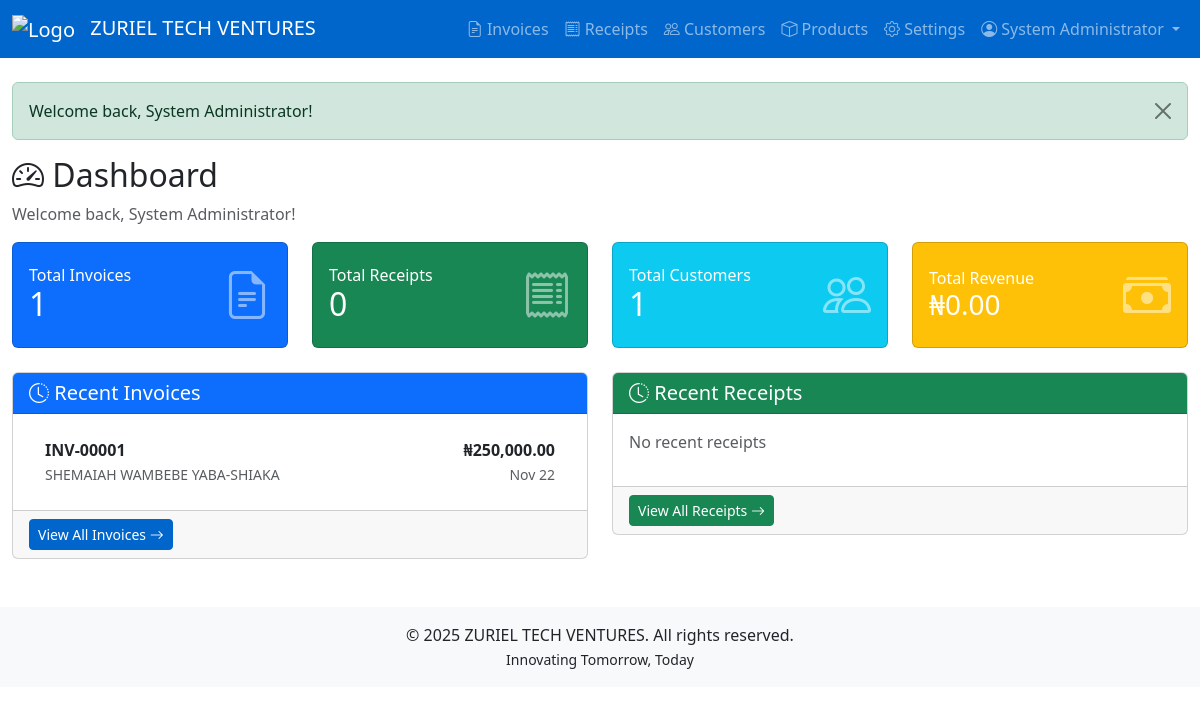
The app's page /dashboard (signed in) with its own data.
### tables this page shows
CREATE TABLE `invoices` (
  `id` int(11) NOT NULL,
  `invoice_number` varchar(50) NOT NULL,
  `customer_id` int(11) DEFAULT NULL,
  `customer_name` varchar(255) NOT NULL,
  `customer_address` text DEFAULT NULL,
  `invoice_date` date NOT NULL,
  `lpo_number` varchar(100) DEFAULT NULL,
  `subtotal` decimal(10,2) NOT NULL DEFAULT 0.00,
  `total` decimal(10,2) NOT NULL DEFAULT 0.00,
  `amount_in_words` text DEFAULT NULL,
  `invoice_type` enum('cash','credit') DEFAULT 'cash',
  `status` enum('draft','issued','paid','archived') DEFAULT 'issued',
  `created_at` timestamp NOT NULL DEFAULT current_timestamp(),
  `updated_at` timestamp NOT NULL DEFAULT current_timestamp() ON UPDATE current_timestamp()
);

### app/controllers/DashboardController.php (called while the page is built, shortened)
<?php
class DashboardController extends ProtectedController {
    public function index() {
        $stats = [
            'total_invoices' => $this->db->query("SELECT COUNT(*) as count FROM invoices")->fetch()['count'],
            'total_receipts' => $this->db->query("SELECT COUNT(*) as count FROM receipts")->fetch()['count'],
            'total_customers' => $this->db->query("SELECT COUNT(*) as count FROM customers")->fetch()['count'],
            'total_revenue' => $this->db->query("SELECT SUM(total_amount) as total FROM receipts")->fetch()['total'] ?? 0
        ];
        $recent_invoices = $this->db->query("
            SELECT * FROM invoices
            ORDER BY created_at DESC
            LIMIT 5
        ")->fetchAll();
        $recent_receipts = $this->db->query("
            SELECT * FROM receipts
            ORDER BY created_at DESC
            LIMIT 5
        ")->fetchAll();
        $this->view('dashboard', [
            'stats' => $stats,
            'recent_invoices' => $recent_invoices,
            'recent_receipts' => $recent_receipts,
            'flash' => $this->getFlash()
        ]);
    }
}
?>

### config/config.php (called while the page is built, shortened)
<?php
class Config {
    private static $config = [];
    public static function load($db) {
        try {
            $stmt = $db->query("SELECT config_key, config_value FROM config");
            while ($row = $stmt->fetch(PDO::FETCH_ASSOC)) {
                self::$config[$row['config_key']] = $row['config_value'];
            }
        } catch (PDOException $e) {
            self::loadDefaults();
        }
    }
    public static function get($key, $default = null) {
        return self::$config[$key] ?? $default;
    }
public static function url($path = '') {
    $scriptPath = str_replace('\\', '/', dirname($_SERVER['SCRIPT_NAME']));
    $basePath = str_replace('/public', '', $scriptPath);
    $path = ltrim($path, '/');
    return $basePath . ($path ? '/' . $path : '');
}
}
?>

### app/views/dashboard.php (the view, shortened to what this page needs)
<?php require_once __DIR__ . '/layouts/header.php'; ?>
<div class="row">
    <div class="col-12">
        <h2><i class="bi bi-speedometer2"></i> Dashboard</h2>
        <p class="text-muted">Welcome back, <?php echo htmlspecialchars($_SESSION['full_name'] ?? 'User'); ?>!</p>
    </div>
</div>
<div class="row mb-4">
    <div class="col-md-3">
        <div class="card bg-primary text-white">
            <div class="card-body">
                <div class="d-flex justify-content-between align-items-center">
                    <div>
                        <h6 class="mb-0">Total Invoices</h6>
                        <h2 class="mb-0"><?php echo $stats['total_invoices'] ?? 0; ?></h2>
                    </div>
                    <div>
                        <i class="bi bi-file-earmark-text" style="font-size: 3rem; opacity: 0.5;"></i>
                    </div>
                </div>
            </div>
        </div>
    </div>
    <div class="col-md-3">
        <div class="card bg-success text-white">
            <div class="card-body">
                <div class="d-flex justify-content-between align-items-center">
                    <div>
                        <h6 class="mb-0">Total Receipts</h6>
                        <h2 class="mb-0"><?php echo $stats['total_receipts'] ?? 0; ?></h2>
                    </div>
                    <div>
                        <i class="bi bi-receipt" style="font-size: 3rem; opacity: 0.5;"></i>
                    </div>
                </div>
            </div>
        </div>
    </div>
    <div class="col-md-3">
        <div class="card bg-info text-white">
            <div class="card-body">
                <div class="d-flex justify-content-between align-items-center">
                    <div>
                        <h6 class="mb-0">Total Customers</h6>
                        <h2 class="mb-0"><?php echo $stats['total_customers'] ?? 0; ?></h2>
                    </div>
                    <div>
                        <i class="bi bi-people" style="font-size: 3rem; opacity: 0.5;"></i>
                    </div>
                </div>
            </div>
        </div>
    </div>
    <div class="col-md-3">
        <div class="card bg-warning text-white">
            <div class="card-body">
                <div class="d-flex justify-content-between align-items-center">
                    <div>
                        <h6 class="mb-0">Total Revenue</h6>
                        <h3 class="mb-0"><?php echo Config::get('CURRENCY_SYMBOL_MAJOR', '₦'); ?><?php echo number_format($stats['total_revenue'] ?? 0, 2); ?></h3>
                    </div>
                    <div>
                        <i class="bi bi-cash-stack" style="font-size: 3rem; opacity: 0.5;"></i>
                    </div>
                </div>
            </div>
        </div>
    </div>
</div>
<div class="row">
    <div class="col-md-6">
        <div class="card">
            <div class="card-header bg-primary text-white">
                <h5 class="mb-0"><i class="bi bi-clock-history"></i> Recent Invoices</h5>
            </div>
            <div class="card-body">
                <?php if (empty($recent_invoices)): ?>
                    <p class="text-muted">No recent invoices</p>
                <?php else: ?>
                    <div class="list-group list-group-flush">
                        <?php foreach ($recent_invoices as $invoice): ?>
                            <a href="<?php echo Config::url('invoices/view/' . $invoice['id']); ?>"
                               class="list-group-item list-group-item-action">
                                <div class="d-flex justify-content-between align-items-center">
                                    <div>
                                        <strong><?php echo htmlspecialchars($invoice['invoice_number']); ?></strong>
                                        <br>
                                        <small class="text-muted"><?php echo htmlspecialchars($invoice['customer_name']); ?></small>
                                    </div>
                                    <div class="text-end">
                                        <strong><?php echo Config::get('CURRENCY_SYMBOL_MAJOR', '₦'); ?><?php echo number_format($invoice['total'], 2); ?></strong>
                                        <br>
                                        <small class="text-muted"><?php echo date('M d', strtotime($invoice['invoice_date'])); ?></small>
                                    </div>
                                </div>
                            </a>
                        <?php endforeach; ?>
                    </div>
                <?php endif; ?>
            </div>
            <div class="card-footer">
                <a href="<?php echo Config::url('invoices'); ?>" class="btn btn-sm btn-primary">
                    View All Invoices <i class="bi bi-arrow-right"></i>
                </a>
            </div>
        </div>
    </div>
    <div class="col-md-6">
        <div class="card">
            <div class="card-header bg-success text-white">
                <h5 class="mb-0"><i class="bi bi-clock-history"></i> Recent Receipts</h5>
            </div>
            <div class="card-body">
                <?php if (empty($recent_receipts)): ?>
                    <p class="text-muted">No recent receipts</p>
                <?php endif; ?>
            </div>
            <div class="card-footer">
                <a href="<?php echo Config::url('receipts'); ?>" class="btn btn-sm btn-success">
                    View All Receipts <i class="bi bi-arrow-right"></i>
                </a>
            </div>
        </div>
    </div>
</div>
<?php require_once __DIR__ . '/layouts/footer.php'; ?>

### records on screen
invoices: invoice_number "INV-00001", customer_name "SHEMAIAH WAMBEBE YABA-SHIAKA", total "250,000.00", invoice_date "Nov 22"

### other values on screen
Config::get('COMPANY_NAME') "ZURIEL TECH VENTURES"
$_SESSION['full_name'] "System Administrator"
$flash['message'] "Welcome back, System Administrator!"
$stats['total_invoices'] "1"
$stats['total_receipts'] "0"
$stats['total_customers'] "1"
Config::get('CURRENCY_SYMBOL_MAJOR', '₦') "₦"
$stats['total_revenue'] "0.00"
Config::get('COMPANY_TAGLINE') "Innovating Tomorrow, Today"
